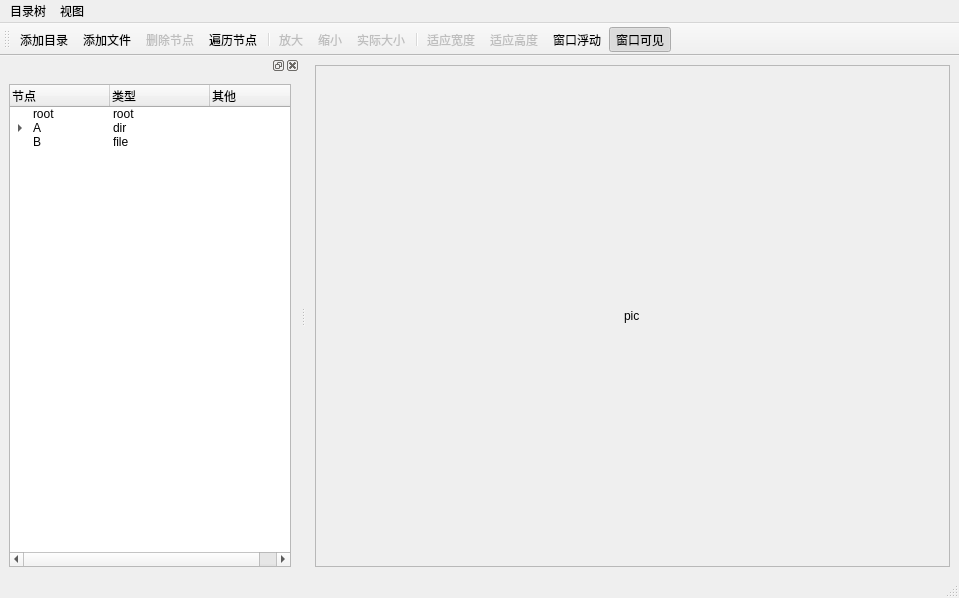
<?xml version="1.0" encoding="UTF-8"?>
<ui version="4.0">
 <class>QtTree</class>
 <widget class="QMainWindow" name="QtTree">
  <property name="geometry">
   <rect>
    <x>0</x>
    <y>0</y>
    <width>959</width>
    <height>598</height>
   </rect>
  </property>
  <property name="windowTitle">
   <string>QtTree</string>
  </property>
  <widget class="QWidget" name="centralwidget">
   <layout class="QHBoxLayout" name="horizontalLayout">
    <item>
     <widget class="QScrollArea" name="scrollArea">
      <property name="widgetResizable">
       <bool>true</bool>
      </property>
      <property name="alignment">
       <set>Qt::AlignLeading|Qt::AlignLeft|Qt::AlignVCenter</set>
      </property>
      <widget class="QWidget" name="scrollAreaWidgetContents">
       <property name="geometry">
        <rect>
         <x>0</x>
         <y>0</y>
         <width>638</width>
         <height>479</height>
        </rect>
       </property>
       <layout class="QGridLayout" name="gridLayout_2">
        <item row="0" column="0" alignment="Qt::AlignHCenter|Qt::AlignVCenter">
         <widget class="QLabel" name="labPic">
          <property name="text">
           <string>pic</string>
          </property>
         </widget>
        </item>
       </layout>
      </widget>
     </widget>
    </item>
   </layout>
  </widget>
  <widget class="QMenuBar" name="menubar">
   <property name="geometry">
    <rect>
     <x>0</x>
     <y>0</y>
     <width>959</width>
     <height>27</height>
    </rect>
   </property>
   <widget class="QMenu" name="menu">
    <property name="title">
     <string>目录树</string>
    </property>
    <addaction name="actionAddDir"/>
    <addaction name="actionAddFile"/>
    <addaction name="actionDelNode"/>
    <addaction name="actionLoopNode"/>
   </widget>
   <widget class="QMenu" name="menu_2">
    <property name="title">
     <string>视图</string>
    </property>
    <addaction name="actionZoomIn"/>
    <addaction name="actionZoomOut"/>
    <addaction name="actionActual"/>
    <addaction name="separator"/>
    <addaction name="actionFitWidth"/>
    <addaction name="actionFitHeight"/>
    <addaction name="actionFloat"/>
    <addaction name="actionShow"/>
   </widget>
   <addaction name="menu"/>
   <addaction name="menu_2"/>
  </widget>
  <widget class="QStatusBar" name="statusbar"/>
  <widget class="QDockWidget" name="dockWidget">
   <property name="minimumSize">
    <size>
     <width>300</width>
     <height>110</height>
    </size>
   </property>
   <property name="maximumSize">
    <size>
     <width>524287</width>
     <height>524287</height>
    </size>
   </property>
   <attribute name="dockWidgetArea">
    <number>1</number>
   </attribute>
   <widget class="QWidget" name="dockWidgetContents">
    <layout class="QVBoxLayout" name="verticalLayout">
     <item>
      <widget class="QTreeWidget" name="treeWidget">
       <column>
        <property name="text">
         <string>节点</string>
        </property>
       </column>
       <column>
        <property name="text">
         <string>类型</string>
        </property>
       </column>
       <column>
        <property name="text">
         <string>其他</string>
        </property>
       </column>
       <item>
        <property name="text">
         <string>root</string>
        </property>
        <property name="text">
         <string>root</string>
        </property>
       </item>
       <item>
        <property name="text">
         <string>A</string>
        </property>
        <property name="text">
         <string>dir</string>
        </property>
        <item>
         <property name="text">
          <string>a</string>
         </property>
         <property name="text">
          <string>file</string>
         </property>
        </item>
       </item>
       <item>
        <property name="text">
         <string>B</string>
        </property>
        <property name="text">
         <string>file</string>
        </property>
       </item>
      </widget>
     </item>
    </layout>
   </widget>
  </widget>
  <widget class="QToolBar" name="toolBar">
   <property name="focusPolicy">
    <enum>Qt::NoFocus</enum>
   </property>
   <property name="windowTitle">
    <string>toolBar</string>
   </property>
   <property name="iconSize">
    <size>
     <width>32</width>
     <height>32</height>
    </size>
   </property>
   <property name="toolButtonStyle">
    <enum>Qt::ToolButtonIconOnly</enum>
   </property>
   <attribute name="toolBarArea">
    <enum>TopToolBarArea</enum>
   </attribute>
   <attribute name="toolBarBreak">
    <bool>false</bool>
   </attribute>
   <addaction name="actionAddDir"/>
   <addaction name="actionAddFile"/>
   <addaction name="actionDelNode"/>
   <addaction name="actionLoopNode"/>
   <addaction name="separator"/>
   <addaction name="actionZoomIn"/>
   <addaction name="actionZoomOut"/>
   <addaction name="actionActual"/>
   <addaction name="separator"/>
   <addaction name="actionFitWidth"/>
   <addaction name="actionFitHeight"/>
   <addaction name="actionFloat"/>
   <addaction name="actionShow"/>
  </widget>
  <action name="actionAddDir">
   <property name="icon">
    <iconset resource="res.qrc">
     <normaloff>:/icon_tree/tianjiamulu_1.svg</normaloff>:/icon_tree/tianjiamulu_1.svg</iconset>
   </property>
   <property name="text">
    <string>添加目录</string>
   </property>
   <property name="menuRole">
    <enum>QAction::NoRole</enum>
   </property>
  </action>
  <action name="actionAddFile">
   <property name="icon">
    <iconset resource="res.qrc">
     <normaloff>:/icon_tree/tianjiawenjian_1.svg</normaloff>:/icon_tree/tianjiawenjian_1.svg</iconset>
   </property>
   <property name="text">
    <string>添加文件</string>
   </property>
   <property name="menuRole">
    <enum>QAction::NoRole</enum>
   </property>
  </action>
  <action name="actionDelNode">
   <property name="enabled">
    <bool>false</bool>
   </property>
   <property name="icon">
    <iconset resource="res.qrc">
     <normaloff>:/icon_tree/jiedian.svg</normaloff>:/icon_tree/jiedian.svg</iconset>
   </property>
   <property name="text">
    <string>删除节点</string>
   </property>
   <property name="menuRole">
    <enum>QAction::NoRole</enum>
   </property>
  </action>
  <action name="actionLoopNode">
   <property name="icon">
    <iconset resource="res.qrc">
     <normaloff>:/icon_tree/shituxianshiquanbujiedian.svg</normaloff>:/icon_tree/shituxianshiquanbujiedian.svg</iconset>
   </property>
   <property name="text">
    <string>遍历节点</string>
   </property>
   <property name="menuRole">
    <enum>QAction::NoRole</enum>
   </property>
  </action>
  <action name="actionZoomIn">
   <property name="enabled">
    <bool>false</bool>
   </property>
   <property name="icon">
    <iconset resource="res.qrc">
     <normaloff>:/icon_tree/fangda.svg</normaloff>:/icon_tree/fangda.svg</iconset>
   </property>
   <property name="text">
    <string>放大</string>
   </property>
   <property name="menuRole">
    <enum>QAction::NoRole</enum>
   </property>
  </action>
  <action name="actionZoomOut">
   <property name="enabled">
    <bool>false</bool>
   </property>
   <property name="icon">
    <iconset resource="res.qrc">
     <normaloff>:/icon_tree/suoxiao.svg</normaloff>:/icon_tree/suoxiao.svg</iconset>
   </property>
   <property name="text">
    <string>缩小</string>
   </property>
   <property name="menuRole">
    <enum>QAction::NoRole</enum>
   </property>
  </action>
  <action name="actionActual">
   <property name="enabled">
    <bool>false</bool>
   </property>
   <property name="icon">
    <iconset resource="res.qrc">
     <normaloff>:/icon_tree/fangdajing_1.svg</normaloff>:/icon_tree/fangdajing_1.svg</iconset>
   </property>
   <property name="text">
    <string>实际大小</string>
   </property>
   <property name="menuRole">
    <enum>QAction::NoRole</enum>
   </property>
  </action>
  <action name="actionFitWidth">
   <property name="enabled">
    <bool>false</bool>
   </property>
   <property name="icon">
    <iconset resource="res.qrc">
     <normaloff>:/icon_tree/fuwei_1.svg</normaloff>:/icon_tree/fuwei_1.svg</iconset>
   </property>
   <property name="text">
    <string>适应宽度</string>
   </property>
   <property name="menuRole">
    <enum>QAction::NoRole</enum>
   </property>
  </action>
  <action name="actionFitHeight">
   <property name="enabled">
    <bool>false</bool>
   </property>
   <property name="icon">
    <iconset resource="res.qrc">
     <normaloff>:/icon_tree/fuwei.svg</normaloff>:/icon_tree/fuwei.svg</iconset>
   </property>
   <property name="text">
    <string>适应高度</string>
   </property>
   <property name="menuRole">
    <enum>QAction::NoRole</enum>
   </property>
  </action>
  <action name="actionFloat">
   <property name="checkable">
    <bool>true</bool>
   </property>
   <property name="icon">
    <iconset resource="res.qrc">
     <normaloff>:/icon_tree/chuangkoufangda.svg</normaloff>:/icon_tree/chuangkoufangda.svg</iconset>
   </property>
   <property name="text">
    <string>窗口浮动</string>
   </property>
   <property name="menuRole">
    <enum>QAction::NoRole</enum>
   </property>
  </action>
  <action name="actionShow">
   <property name="checkable">
    <bool>true</bool>
   </property>
   <property name="checked">
    <bool>true</bool>
   </property>
   <property name="icon">
    <iconset resource="res.qrc">
     <normaloff>:/icon_tree/chuangkou.svg</normaloff>:/icon_tree/chuangkou.svg</iconset>
   </property>
   <property name="text">
    <string>窗口可见</string>
   </property>
   <property name="menuRole">
    <enum>QAction::NoRole</enum>
   </property>
  </action>
 </widget>
 <resources>
  <include location="res.qrc"/>
 </resources>
 <connections/>
</ui>
